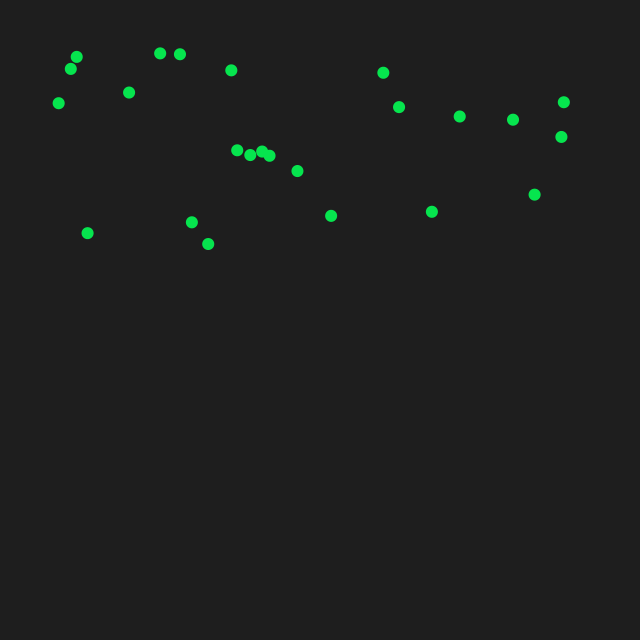
Frame 1 (no input)
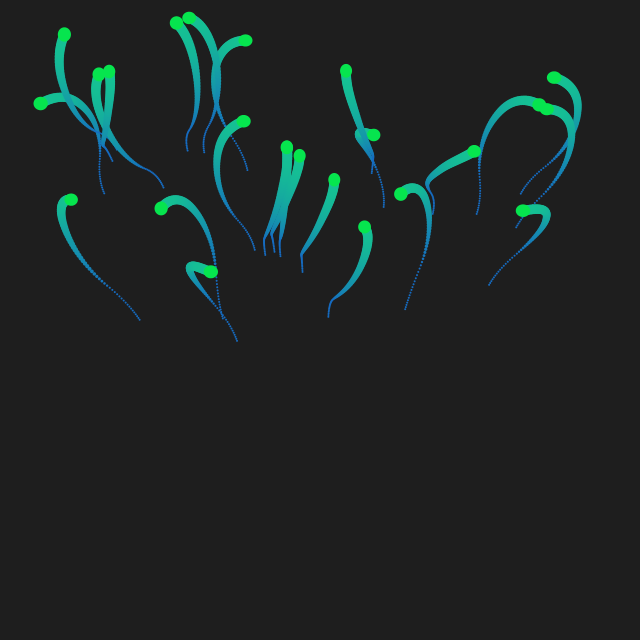
Frame 60 (the mouse pressed at the canvas centre just before this capture)
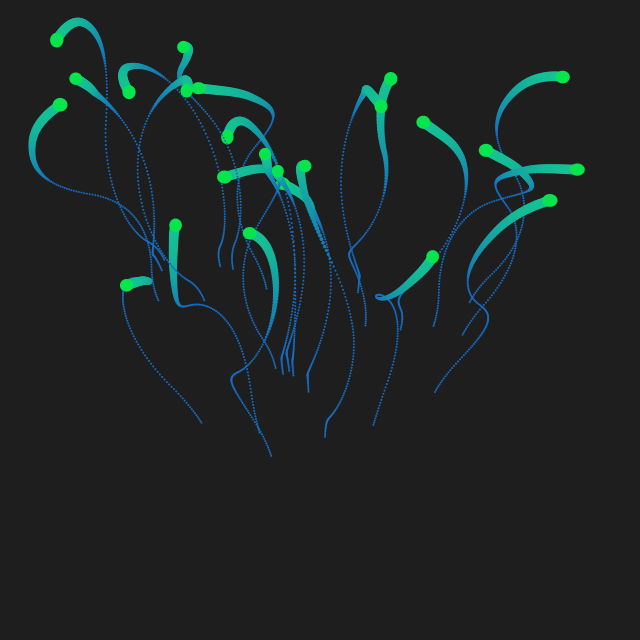
Frame 120 (the mouse held since frame 60 and released just before this capture)

The Processing sketch that drew these frames (run headless with seeded random() and noise(); from frame 60 on, the mouse is pressed at the canvas centre):

// Processing sketch: dot_bands
// ── dot_bands.pde
ArrayList<Dot> dots;
PVector blackhole;

int num_dots = 24;
float box_size = 50;

void setup() {
	size(640, 640);
	
	dots = new ArrayList<Dot>();
	blackhole = new PVector(320, 620);
	
	for(int i = 0; i < num_dots; i++) {
		float rand_x = random(50, 590);
		float rand_y = random(50, 270);
		
		dots.add(new Dot(rand_x, rand_y, blackhole, box_size));
	}
}

void draw() {
	background(30);
	
	for(Dot dot : dots) {
		dot.update();
		dot.draw();
	}
	
	// draw blackhole
	pushMatrix();
	pushStyle();
	
	
	color col_blue = color(21, 107, 193);
	color col_green = color(6, 229, 78);
	
	//fill(color(0));
	fill(color(30));
	noStroke();
	//stroke(col_green);
	//strokeWeight(2);
	ellipseMode(CENTER);
	ellipse(blackhole.x, blackhole.y, 12, 12);
	
	popStyle();
	popMatrix();
}
// ── Dot.pde
	
	class Dot {
		PVector center;
		
		PVector location;
		PVector velocity;
		PVector acceleration;
		
		float max_speed = 8;
		float max_force = 0.1;
		
		PVector target;
		
		ArrayList<Trailer> trailers;
		PVector hole;
		
		float radius = 12;
		float box_size = 50;
		
		int trailer_every_num_frames = 1;
		
		color col_blue = color(21, 107, 193);
		color col_green = color(6, 229, 78);
		
		Dot(float x_, float y_, PVector hole_, float box_size_) {
			center = new PVector(x_, y_);
			
			location = new PVector(x_, y_);
			velocity = new PVector(0, 0);
			acceleration = new PVector(0, 0);
			
			newTarget();
			
			trailers = new ArrayList<Trailer>();
			
			hole = hole_.copy();
			box_size = box_size_;
		}
		
		void newTarget() {
			PVector new_target_offset = PVector.random2D();
			new_target_offset.mult((box_size * 0.5));
			
			target = center.copy();
			target.add(new_target_offset);
		}
		
		boolean atTarget() {
			return (PVector.dist(location, target) <= radius);
		}
		
		void applyForce(PVector force) {
			acceleration.add(force);
		}
		
		void seek() {
			PVector desired = PVector.sub(target, location);
			desired.normalize();
			desired.mult(max_speed);
			
			PVector steer = PVector.sub(desired, velocity);
			steer.limit(max_force);
			
			applyForce(steer);
		}
		
		void update() {
			seek();
			
			velocity.add(acceleration);
			velocity.limit(max_speed);
			location.add(velocity);
			acceleration.mult(0);
			
			// track movement on trail
			if((frameCount % trailer_every_num_frames) == 0) {
				trailers.add(new Trailer(location.x, location.y, hole));
			}
			
			if(atTarget()) {
				// met its goal, set a new target
				newTarget();
			}
		}
		
		void draw() {
			/*// draw container box
			pushMatrix();
			pushStyle();
			
			stroke(color(255, 0, 0));
			noFill();
			rect(
				(center.x - (box_size * 0.5)),
				(center.y - (box_size * 0.5)),
				box_size,
				box_size
			);
			
			popStyle();
			popMatrix();*/
			
			
			// trailers
			for(Trailer trailer : trailers) {
				trailer.update();
				trailer.draw();
			}
			
			// clean out any trailers that finished finding their hole
			for(int i = (trailers.size() - 1); i >= 0; i--) {
				Trailer trailer = trailers.get(i);
				
				if(trailer.finished()) {
					trailers.remove(i);
				}
			}
			
			// draw dot
			pushMatrix();
			pushStyle();
			
			noStroke();
			fill(col_green);
			ellipseMode(CENTER);
			
			
			
			ellipse(location.x, location.y, radius+abs(velocity.x), radius+abs(velocity.y));
			
			popStyle();
			popMatrix();
			
			
			/*// draw target
			pushMatrix();
			pushStyle();
			
			noStroke();
			fill(color(100));
			ellipseMode(CENTER);
			ellipse(target.x, target.y, radius, radius);
			
			popStyle();
			popMatrix();*/
		}
	}
	
// ── Trailer.pde
	
	class Trailer {
		PVector init;
		
		PVector location;
		PVector velocity;
		PVector acceleration;
		
		float max_speed = 2;
		float max_force = 0.1;
		
		PVector target;
		
		float max_goal_dist = 5;
		
		float radius = 2;
		float max_rel_dist = 70;
		float max_rel_radius = 10;
		
		color fill_color;
		color col_blue = color(21, 107, 193);
		color col_green = color(6, 229, 78);
		
		Trailer(float x_, float y_, PVector hole_) {
			init = new PVector(x_, y_);
			
			location = new PVector(x_, y_);
			velocity = new PVector(0, 0);
			acceleration = new PVector(0, 0);
			
			target = hole_.copy();
			
			//fill_color = color(red(col_blue), green(col_blue), blue(col_blue), (100 * 0.4));
			fill_color = col_blue;
		}
		
		boolean finished() {
			return (PVector.dist(location, target) <= max_goal_dist);
		}
		
		void applyForce(PVector force) {
			acceleration.add(force);
		}
		
		void seek() {
			PVector desired = PVector.sub(target, location);
			desired.normalize();
			desired.mult(max_speed);
			
			PVector steer = PVector.sub(desired, velocity);
			steer.limit(max_force);
			
			
			applyForce(steer);
		}
		
		void update() {
			seek();
			
			velocity.add(acceleration);
			velocity.limit(max_speed);
			location.add(velocity);
			acceleration.mult(0);
		}
		
		void draw() {
			pushMatrix();
			pushStyle();
			
			noStroke();
			
			float rel_dist = PVector.dist(init, location);
			float rel_radius = radius;
			color rel_color = fill_color;
			
			if(rel_dist <= max_rel_dist) {
				float relative_size = norm(rel_dist, 0, max_rel_dist);
				
				rel_radius = map(relative_size, 0, 1, max_rel_radius, radius);
				rel_color = lerpColor(color(21, 193, 147), fill_color, relative_size);
				//rel_color = color(red(rel_color), green(rel_color), blue(rel_color), (100 * map(relative_size, 0, 1, 0.5, 1)));
			}
			
			float targ_dist = PVector.dist(location, target);
			float max_targ_dist = 50;
			
			if(targ_dist <= max_targ_dist) {
				rel_radius = map(targ_dist, max_targ_dist, 0, rel_radius, 1);
				rel_color = lerpColor(rel_color, color(30), (1 - (targ_dist / max_targ_dist)));
			}
			
			fill(rel_color);
			ellipseMode(CENTER);
			ellipse(location.x, location.y, rel_radius, rel_radius);
			
			popStyle();
			popMatrix();
		}
	}
	
